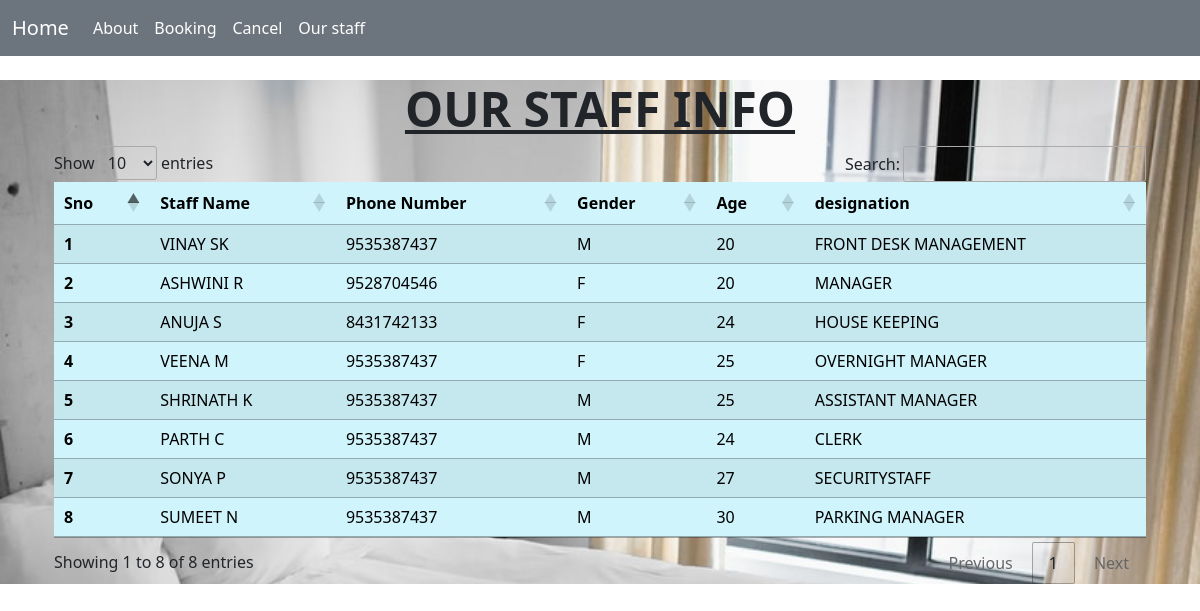
Page /staff.php on the committed database.
### tables this page shows
CREATE TABLE EMPLOYEE(
        SNO INT PRIMARY KEY AUTO_INCREMENT,
    FNAME VARCHAR(20) ,
    LNAME VARCHAR(20) ,
    PHONENO DECIMAL(10,0) NOT NULL,
    SEX CHAR(3) NOT NULL,
   AGE DECIMAL(10,0) NOT NULL,
   SALARY DECIMAL(10,0) NOT NULL,
   DESIGNATION VARCHAR(50) NOT NULL
);

### staff.php (the view, shortened to what this page needs)
<?php
include 'dbconnect.php';
?>
<head>
    <link rel="stylesheet" href="index.css">
    <link href="https://cdn.jsdelivr.net/npm/bootstrap@5.1.3/dist/css/bootstrap.min.css" rel="stylesheet">
    <link rel="stylesheet" type="text/css" href="https://cdn.datatables.net/1.11.3/css/jquery.dataTables.css">
</head>
<body>
    <header>
        <nav class="navbar navbar-expand-lg navbar-dark bg-secondary">
            <div class="container-fluid">
                <a class="navbar-brand" href="index.php">Home</a>
                <div class="collapse navbar-collapse" id="navbarSupportedContent">
                    <ul class="navbar-nav me-auto mb-2 mb-lg-0">
                        <li class="nav-item">
                            <a class="nav-link active" aria-current="page" href="about.php">About</a>
                        </li>
                        <li class="nav-item">
                            <a class="nav-link active" aria-current="page" href="book.php">Booking</a>
                        </li>
                        <li class="nav-item">
                            <a class="nav-link active" aria-current="page" href="cancel.php">Cancel</a>
                        </li>
                        <li class="nav-item">
                            <a class="nav-link active" aria-current="page" href="staff.php">Our staff</a>
                        </li>
                    </ul>
                </div>
            </div>
        </nav>
    </header>
    <main>
        <div class="container">
            <div class="container">
                <h1 class="text-center display-5 fw-bold text-decoration-underline mt-4">OUR STAFF INFO</h1>
                <table class="table table-hover table-striped table-info" id="myTable">
                    <thead>
                        <tr>
                            <th scope="col">Sno</th>
                            <th scope="col">Staff Name</th>
                            <th scope="col">Phone Number</th>
                            <th scope="col">Gender</th>
                            <th scope="col">Age</th>
                            <th scope="col">designation</th>
                        </tr>
                    </thead>
                    <tbody>
                        <?php
                        $sql = "SELECT * FROM `EMPLOYEE`";
                        $result = mysqli_query($conn, $sql);
                        $sno = 0;
                        while ($row = mysqli_fetch_assoc($result)) {
                            $sno = $sno + 1;
                            echo '  <tr>
                            <th scope="row">' . $sno . '</th>
                            <td>' . $row['FNAME'] . ' ' . $row['LNAME'] . '</td>
                            <td>' . $row['PHONENO'] . '</td>
                            <td>' . $row['SEX'] . '</td>
                            <td>' . $row['AGE'] . '</td>
                            <td>' . $row['DESIGNATION'] . '</td>
                        </tr>';
                        }
                        ?>
                    </tbody>
                </table>
            </div>
        </div>
    </main>
</body>
</html>

### index.css (style rules this page uses)
main { background-image: url("/images/Display.jpg"); background-size: cover; background-position: fixed center; margin: 0; }

### rows in the picture
employee: FNAME "VINAY", LNAME "SK", PHONENO "9535387437", SEX "M", AGE "20", DESIGNATION "FRONT DESK MANAGEMENT"
employee: FNAME "ASHWINI", LNAME "R", PHONENO "9528704546", SEX "F", AGE "20", DESIGNATION "MANAGER"
employee: FNAME "ANUJA", LNAME "S", PHONENO "8431742133", SEX "F", AGE "24", DESIGNATION "HOUSE KEEPING"
employee: FNAME "VEENA", LNAME "M", PHONENO "9535387437", SEX "F", AGE "25", DESIGNATION "OVERNIGHT MANAGER"
employee: FNAME "SHRINATH", LNAME "K", PHONENO "9535387437", SEX "M", AGE "25", DESIGNATION "ASSISTANT MANAGER"
employee: FNAME "PARTH", LNAME "C", PHONENO "9535387437", SEX "M", AGE "24", DESIGNATION "CLERK"
employee: FNAME "SONYA", LNAME "P", PHONENO "9535387437", SEX "M", AGE "27", DESIGNATION "SECURITYSTAFF"
employee: FNAME "SUMEET", LNAME "N", PHONENO "9535387437", SEX "M", AGE "30", DESIGNATION "PARKING MANAGER"
